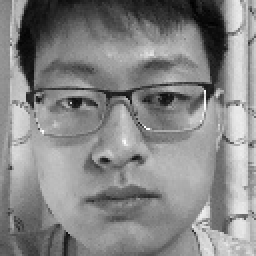
#> input picture Experiment_2/faceRecognition-master/pictures/picTest/15252628351.jpg, 128 x 128 px, given as the content of the folder Users/apple/Downloads/faceRecognition-master/pictures/source, which was not available (shown 2 times larger)
$ python pick_face.py
#> lines starting #> are read from the running program, lines starting #| are printed output that depends on the picture; pictures that were not available may be replaced by others from this repository, and a replacement may not be noted
### Experiment_2/faceRecognition-master/read_img.py
#-*-coding:utf8-*-
__author__ = '万壑'

import os
import cv2


#根据输入的文件夹绝对路径，将该文件夹下的所有指定suffix的文件读取存入一个list,该list的第一个元素是该文件夹的名字
def readAllImg(path,*suffix):
    try:

        s = os.listdir(path)
        resultArray = []
        fileName = os.path.basename(path)
        resultArray.append(fileName)

        for i in s:
            if endwith(i, suffix):
                document = os.path.join(path, i)
                img = cv2.imread(document)
#> img is the input picture: shape (128, 128, 3); min 1, max 255, mean 134.1
                resultArray.append(img)


    except IOError:
        print("Error")

    else:
        print("读取成功")
        return resultArray

#输入一个字符串一个标签，对这个字符串的后续和标签进行匹配
def endwith(s,*endstring):
   resultArray = map(s.endswith,endstring)
   if True in resultArray:
       return True
   else:
       return False

# [4 lines that do not run on import are left out]
  # [4 lines of commented-out code are left out]

### Experiment_2/faceRecognition-master/pick_face.py
#-*-coding:utf8-*-
__author__ = '万壑'

import os
import cv2
import time
from read_img import readAllImg

#从源路径中读取所有图片放入一个list，然后逐一进行检查，把其中的脸扣下来，存储到目标路径中
def readPicSaveFace(sourcePath,objectPath,*suffix):
    try:
        #读取照片,注意第一个元素是文件名
        resultArray=readAllImg(sourcePath,*suffix)
#> resultArray = 2 items

        #对list中图片逐一进行检查,找出其中的人脸然后写到目标文件夹下

        count = 1
        face_cascade = cv2.CascadeClassifier('/usr/local/Cellar/opencv/3.4.1_4/share/OpenCV/haarcascades/haarcascade_frontalface_default.xml')
        for i in resultArray:
            if type(i) != str:

              gray = cv2.cvtColor(i, cv2.COLOR_BGR2GRAY)
              faces = face_cascade.detectMultiScale(gray, 1.3, 5)
              for (x, y, w, h) in faces:

                listStr = [str(int(time.time())), str(count)]  #以时间戳和读取的排序作为文件名称
                fileName = ''.join(listStr)

                f = cv2.resize(gray[y:(y + h), x:(x + w)], (128, 128))
                cv2.imwrite(objectPath+os.sep+'%s.jpg' % fileName, f)
                count += 1
#> this loop made 2 passes
#> faces on pass 2: [[4, 9, 116, 116]]
#> i on pass 1: 'source'
#> pass 2, in readPicSaveFace, `cv2.imwrite(objectPath+os.sep+'%s.jpg' % fileName, f)`:
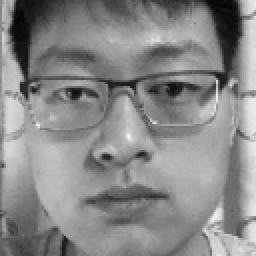
#> saved as 17951947981.jpg: shape (128, 128) (shown 2 times larger); min 3, max 250, mean 136.2
#> after the loop, count = 2


    except IOError:
        print("Error")

    else:
        print('Already read '+str(count-1)+' Faces to Destination '+objectPath)
#| Already read 1 Faces to Destination /Users/apple/Downloads/faceRecognition-master/pictures/picTest

if __name__ == '__main__':
     readPicSaveFace('/Users/apple/Downloads/faceRecognition-master/pictures/source','/Users/apple/Downloads/faceRecognition-master/pictures/picTest','.jpg','.JPG','png','PNG')

$ run again, on Experiment_2/faceRecognition-master/pictures/picTest/15252628385.jpg
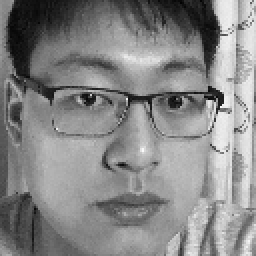
#> input picture Experiment_2/faceRecognition-master/pictures/picTest/15252628385.jpg, 128 x 128 px, given as the content of the folder Users/apple/Downloads/faceRecognition-master/pictures/source, which was not available (shown 2 times larger)
#> in readAllImg, img is the input picture: shape (128, 128, 3); min 2, max 250, mean 134.8
#> resultArray = 2 items
#> the loop in readPicSaveFace, `for i in resultArray:` made 2 passes
#> faces on pass 2: [[9, 10, 116, 116]]
#> pass 2, in readPicSaveFace, `cv2.imwrite(objectPath+os.sep+'%s.jpg' % fileName, f)`:
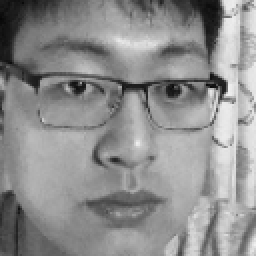
#> saved as 17951947981.jpg: shape (128, 128) (shown 2 times larger); min 6, max 240, mean 141.9
#> after the loop in readPicSaveFace, `for i in resultArray:`: count = 2
#| Already read 1 Faces to Destination /Users/apple/Downloads/faceRecognition-master/pictures/picTest

$ run again, on Experiment_2/faceRecognition-master/pictures/picTest/15252628386.jpg
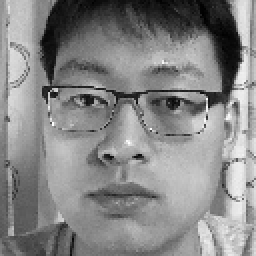
#> input picture Experiment_2/faceRecognition-master/pictures/picTest/15252628386.jpg, 128 x 128 px, given as the content of the folder Users/apple/Downloads/faceRecognition-master/pictures/source, which was not available (shown 2 times larger)
#> in readAllImg, img is the input picture: shape (128, 128, 3); min 0, max 255, mean 134.2
#> resultArray = 2 items
#> the loop in readPicSaveFace, `for i in resultArray:` made 2 passes
#> faces on pass 2: [[8, 9, 114, 114]]
#> pass 2, in readPicSaveFace, `cv2.imwrite(objectPath+os.sep+'%s.jpg' % fileName, f)`:
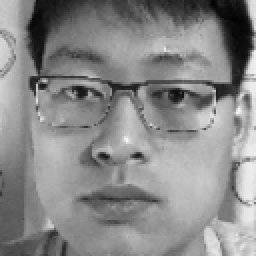
#> saved as 17951947981.jpg: shape (128, 128) (shown 2 times larger); min 1, max 245, mean 136.5
#> after the loop in readPicSaveFace, `for i in resultArray:`: count = 2
#| Already read 1 Faces to Destination /Users/apple/Downloads/faceRecognition-master/pictures/picTest
